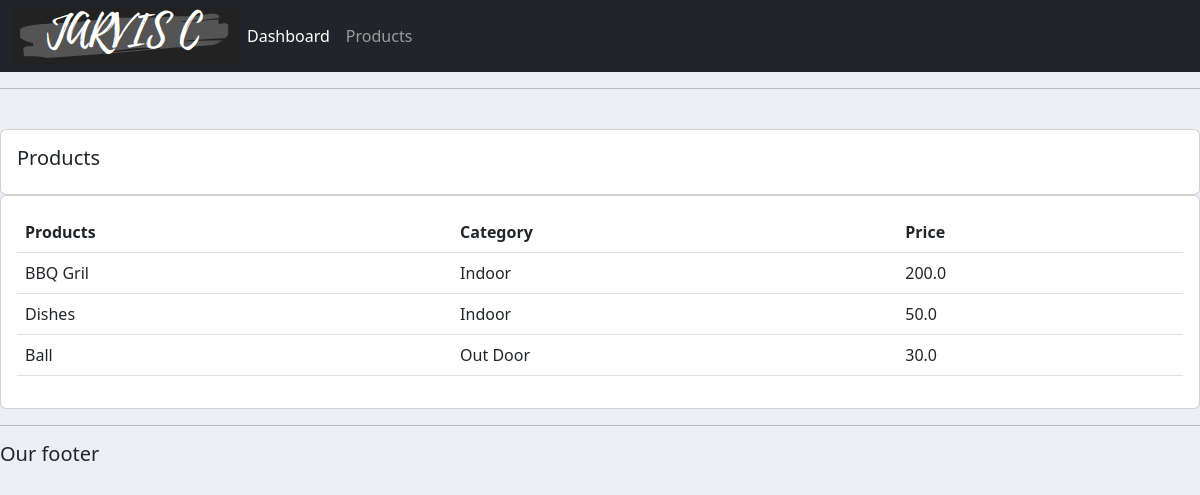
Before: /products/ with the older database file.
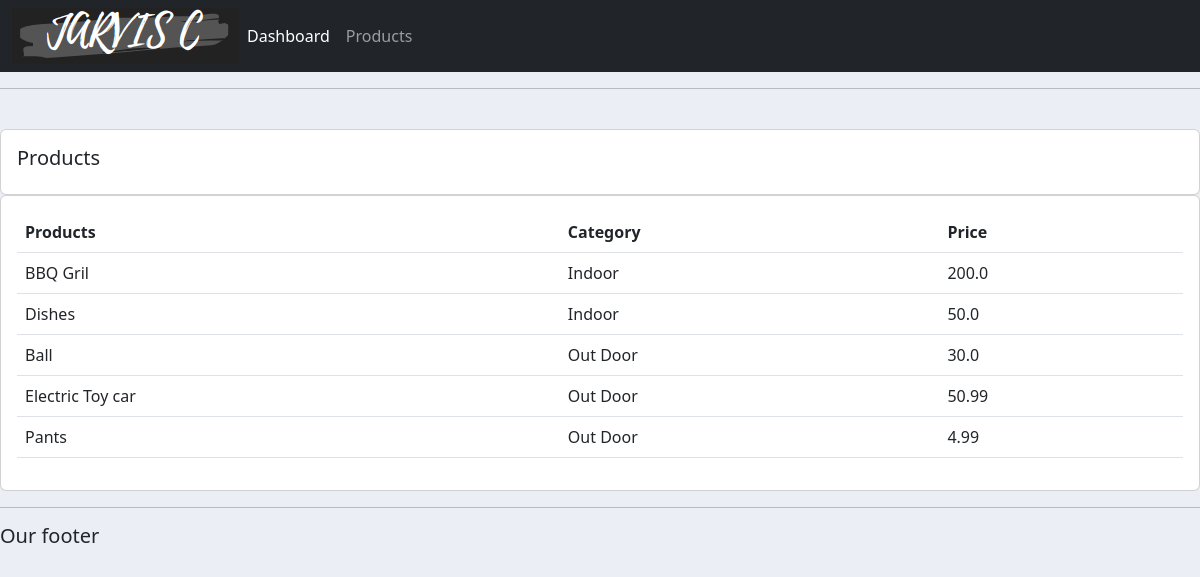
After: the same page with the newer database file.
### accounts/models.py (models this page shows, shortened)
class Products(models.Model):
    CATEGORY = (
        ('Indoor', 'Indoor'),
        ('Out Door', 'Out Door'),
    )
    name = models.CharField(max_length=200, null=True)
    price = models.FloatField(null=True)
    category = models.CharField(max_length=200, null=True, choices=CATEGORY)
    description = models.CharField(max_length=200, null=True, blank=True)
    date_created = models.DateTimeField(auto_now_add=True, null=True)
    tags = models.ManyToManyField(Tag)

### accounts/views.py (the view)
# urls.py: path('products/', views.products, name="products"),
def products(request):
    product = Products.objects.all()
    return render(request, 'accounts/products.html', {'products': product})

### accounts/templates/accounts/products.html
{% extends 'accounts/base.html' %}
{% block content %}
<br/>
<div class="row">
    <div class="col-md">
        <div class="card card-body">
            <h5>Products</h5>
        </div>
        <div class="card card-body">
            <table class="table">
                <tr>
                    <th>Products</th>
                    <th>Category</th>
                    <th>Price</th>
                </tr>
                {% for i in products %}
                    <tr>
                        <td>{{ i.name }}</td>
                        <td>{{ i.category }}</td>
                        <td>{{ i.price }}</td>
                    </tr>
                {% endfor %}
            </table>
        </div>
    </div>
</div>
{% endblock content %}

Changed rows visible on the page:
added Products: name "Electric Toy car", category "Out Door", price "50.99"
added Products: name "Pants", category "Out Door", price "4.99"
